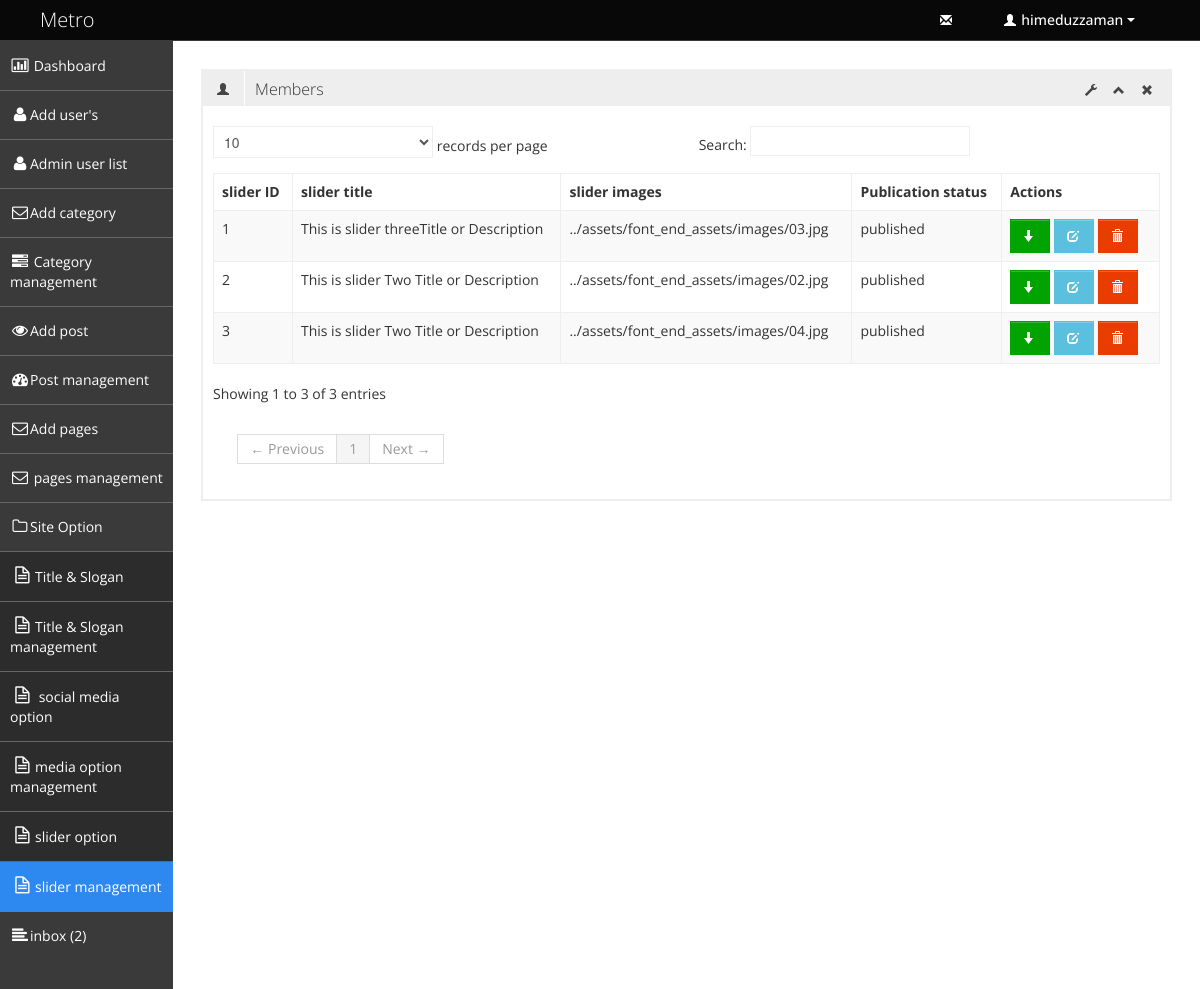
The app's page /admin/slider_managemnt.php (signed in) with its own data.
### tables this page shows
CREATE TABLE `tbl_slider` (
  `slider_id` int(11) NOT NULL,
  `slider_title` varchar(255) NOT NULL,
  `slider_image` text NOT NULL,
  `publication_status` tinyint(1) NOT NULL
);

### admin/slider_managemnt.php (called while the page is built, shortened)
<?php
   include './admin_master.php';

### classes/info_pages_data.php (called while the page is built, shortened)
<?php
   class info_all {
      private $db_connect;
      public function __construct() {
          $host_name='localhost';
          $user_name='root';
          $password= '';
          $tbl_name='blog_template';
          $this->db_connect=mysqli_connect( $host_name,  $user_name,  $password,  $tbl_name);
      }
     public function select_slider_info_by_id(){
        $sql="select * from tbl_slider";
        if(mysqli_query($this->db_connect, $sql)){
           $result=mysqli_query($this->db_connect, $sql);
           return $result;
        }else{
            die('connection fail'. mysqli_error($this->db_connect));
        }
     }
   }
?>

### admin/pages/slider_management_content.php (the view, shortened to what this page needs)
<?php
      include_once '../classes/info_pages_data.php';
      $obj_pages= new info_all();
      $result=$obj_pages->select_slider_info_by_id();
?>
<div class="row-fluid sortable">
   <div class="row-fluid sortable">
      <div class="box span12">
         <div class="box-header" data-original-title>
            <h2><i class="halflings-icon user"></i><span class="break"></span>Members</h2>
            <div class="box-icon">
               <a href="#" class="btn-setting"><i class="halflings-icon wrench"></i></a>
               <a href="#" class="btn-minimize"><i class="halflings-icon chevron-up"></i></a>
               <a href="#" class="btn-close"><i class="halflings-icon remove"></i></a>
            </div>
         </div>
         <div class="box-content">
          <h3 style="color:green"><?php if(isset($message)){echo $message; unset($_SESSION['$message']);  }?></h3>
            <table class="table table-striped table-bordered bootstrap-datatable datatable">
               <thead>
                  <tr>
                     <th>slider ID</th>
                     <th>slider title</th>
                     <th>slider images</th>
                     <th>Publication status</th>
                     <th>Actions</th>
                  </tr>
               </thead>
               <tbody>
               <?php while ($slider_info=mysqli_fetch_assoc($result)){ ?>
                  <tr>
                     <td><?php echo $slider_info['slider_id'];?></td>
                     <td><?php echo $slider_info['slider_title'];?></td>
                     <td><?php echo $slider_info['slider_image'];?></td>
                     <td class="center">
                        <?php
                           if($slider_info['publication_status'] == 1){
                              echo 'published';
                           }else{
                             echo 'unpublished';
                           }
                        ?>
                     </td>
                     <td class="center">
                      <?php if($slider_info['publication_status']==1){?>
                        <a class="btn btn-success" href="?satatus=published&&id= <?php echo $slider_info['slider_id'];?> " title="unpublished">
                            <i class="halflings-icon white arrow-down"></i>
                           </a>
                        <?php }else{ ?>
                           <a class="btn btn-danger" href="?satatus=unpublished&&id=<?php echo $slider_info['slider_id'];?>" title="published">
                            <i class="halflings-icon white arrow-up"></i>
                           </a>
                        <?php }?>
                        <a class="btn btn-info" href="edit_slider?&&id=<?php echo $slider_info['slider_id'];?>"  title="edit">
                           <i class="halflings-icon white edit" ></i>
                        </a>
                        <a class="btn btn-danger" href="?satatus=delete&&id=<?php echo $slider_info['slider_id'];?>" onclick=" return check_delete();"  title="delete"  >
                           <i class="halflings-icon white trash" ></i>
                        </a>
                     </td>
                  </tr>
                <?php  }?>
               </tbody>
            </table>
         </div>
      </div>
   </div>
</div>

### assets/admin_end_assets/css/style.css (style rules this page uses)
body { background: #F5F5F5; color: #333; border: none; font-family: 'Open Sans', sans-serif; font-weight: 400; }
a { color: #646464; }
h2 { font-size: 16px; line-height: 16px; }
h3 { font-size: 15px; line-height: 15px; }
.box { border: 2px solid #eee; background: #fff !important; margin-bottom: 28px; }
.box-header { height: 16px; font-size: 16px; line-height: 16px; padding: 10px; background: #eee; -webkit-box-shadow: none; -moz-box-shadow: none; box-shadow: none; overflow: hidden; }
.box-header h2 { float:left; margin-top: 0px; font-weight: 300; }
.box-header h2 i { margin: 0px 3px 0px 4px; opacity: .8; filter: alpha(opacity=80); -ms-filter:"progid:DXImageTransform.Microsoft.Alpha(Opacity=80)"; }
.box-header .box-icon { float:right; margin-top: 1px; }
.box-header .box-icon i { -webkit-transition: all 0.1s ease-in-out; -moz-transition: all 0.1s ease-in-out; -o-transition: all 0.1s ease-in-out; -ms-transition: all 0.1s ease-in-out; transition: all 0.1s ease-in-out; opacity: .8; filter: alpha(opacity=80); -ms-filter:"progid:DXImageTransform.Microsoft.Alpha(Opacity=80)"; }
.box-header .box-icon a { margin: 0px 5px; }
.box-content { position: relative; z-index: 50; margin-top: -1px; padding: 10px; background: #fff !important; }
.btn { display: inline-block; padding: 6px 12px; margin-bottom: 0; font-size: 14px; font-weight: 500; line-height: 20px; text-align: center; white-space: nowrap; vertical-align: middle; cursor: pointer; border: 1px solid #a7a9aa; -webkit-border-radius: 0px !important; border-radius: 0px !important; }
.btn i { margin-top: 2px; }
.btn { color: #ffffff; background-color: #a7a9aa; border-color: #a7a9aa; background-image: none; filter: none; text-shadow: none; }
.btn-danger { background-color: #EB3C00; border-color: #EB3C00; }
.btn-success { background-color: #00A300; border-color: #00A300; }
.btn-info { background-color: #5bc0de; border-color: #5bc0de; }
.table th, .table td { border-top: 1px solid #eee; }
.table-bordered { border-color: #eee; -webkit-border-radius: 0px !important; -moz-border-radius: 0px !important; border-radius: 0px !important; }
.table-bordered th, .table-bordered td { border-left: 1px solid #eee; }
.table-bordered thead:first-child tr:first-child > th:first-child, .table-bordered tbody:first-child tr:first-child > td:first-child, .table-bordered tbody:first-child tr:first-child > th:first-child { -webkit-border-radius: 0px !important; -moz-border-radius: 0px !important; border-radius: 0px !important; }
.table-bordered thead:first-child tr:first-child > th:last-child, .table-bordered tbody:first-child tr:first-child > td:last-child, .table-bordered tbody:first-child tr:first-child > th:last-child { -webkit-border-radius: 0px !important; -moz-border-radius: 0px !important; border-radius: 0px !important; }
.table-bordered thead:last-child tr:last-child > th:first-child, .table-bordered tbody:last-child tr:last-child > td:first-child, .table-bordered tbody:last-child tr:last-child > th:first-child, .table-bordered tfoot:last-child tr:last-child > td:first-child, .table-bordered tfoot:last-child tr:last-child > th:first-child { -webkit-border-radius: 0px !important; -moz-border-radius: 0px !important; border-radius: 0px !important; }
.table-bordered thead:last-child tr:last-child > th:last-child, .table-bordered tbody:last-child tr:last-child > td:last-child, .table-bordered tbody:last-child tr:last-child > th:last-child, .table-bordered tfoot:last-child tr:last-child > td:last-child, .table-bordered tfoot:last-child tr:last-child > th:last-child { -webkit-border-radius: 0px !important; -moz-border-radius: 0px !important; border-radius: 0px !important; }

### records on screen
tbl_slider: slider_id "1", slider_title "This is slider threeTitle or Description", slider_image "../assets/font_end_assets/images/03.jpg", publication_status "published"
tbl_slider: slider_id "2", slider_title "This is slider Two Title or Description", slider_image "../assets/font_end_assets/images/02.jpg", publication_status "published"
tbl_slider: slider_id "3", slider_title "This is slider Two Title or Description", slider_image "../assets/font_end_assets/images/04.jpg", publication_status "published"

### other values on screen
$_SESSION['admin_name'] "himeduzzaman"
$count "2"
